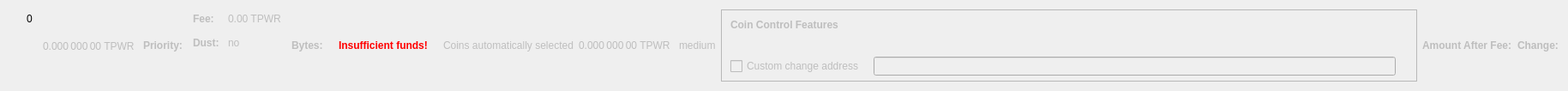
    <widget class="QWidget" name="dummyHideWidget" native="true">
     <property name="maximumSize">
      <size>
       <width>100</width>
       <height>22</height>
      </size>
     </property>
     <layout class="QHBoxLayout" name="dummyHideLayout">
      <item>
       <layout class="QFormLayout" name="formLayoutCoinControl1">
        <property name="horizontalSpacing">
         <number>10</number>
        </property>
        <property name="verticalSpacing">
         <number>14</number>
        </property>
        <property name="leftMargin">
         <number>10</number>
        </property>
        <property name="topMargin">
         <number>4</number>
        </property>
        <property name="rightMargin">
         <number>6</number>
        </property>
        <item row="0" column="1">
         <widget class="QLabel" name="labelCoinControlBytes">
          <property name="cursor">
           <cursorShape>IBeamCursor</cursorShape>
          </property>
          <property name="contextMenuPolicy">
           <enum>Qt::ActionsContextMenu</enum>
          </property>
          <property name="text">
           <string notr="true">0</string>
          </property>
          <property name="textInteractionFlags">
           <set>Qt::LinksAccessibleByMouse|Qt::TextSelectableByKeyboard|Qt::TextSelectableByMouse</set>
          </property>
         </widget>
        </item>
       </layout>
      </item>
      <item>
       <widget class="QLabel" name="labelCoinControlAfterFee">
        <property name="enabled">
         <bool>false</bool>
        </property>
        <property name="sizePolicy">
         <sizepolicy hsizetype="Fixed" vsizetype="Fixed">
          <horstretch>0</horstretch>
          <verstretch>0</verstretch>
         </sizepolicy>
        </property>
        <property name="minimumSize">
         <size>
          <width>111</width>
          <height>12</height>
         </size>
        </property>
        <property name="maximumSize">
         <size>
          <width>111</width>
          <height>12</height>
         </size>
        </property>
        <property name="cursor">
         <cursorShape>IBeamCursor</cursorShape>
        </property>
        <property name="contextMenuPolicy">
         <enum>Qt::ActionsContextMenu</enum>
        </property>
        <property name="text">
         <string notr="true">0.000 000 00 TPWR</string>
        </property>
        <property name="textInteractionFlags">
         <set>Qt::LinksAccessibleByMouse|Qt::TextSelectableByKeyboard|Qt::TextSelectableByMouse</set>
        </property>
       </widget>
      </item>
      <item>
       <widget class="QLabel" name="labelCoinControlPriorityText">
        <property name="enabled">
         <bool>false</bool>
        </property>
        <property name="font">
         <font>
          <weight>75</weight>
          <bold>true</bold>
         </font>
        </property>
        <property name="text">
         <string>Priority:</string>
        </property>
       </widget>
      </item>
      <item>
       <layout class="QHBoxLayout" name="horizontalLayout"/>
      </item>
      <item>
       <layout class="QFormLayout" name="formLayoutCoinControl3">
        <property name="horizontalSpacing">
         <number>10</number>
        </property>
        <property name="verticalSpacing">
         <number>14</number>
        </property>
        <property name="leftMargin">
         <number>6</number>
        </property>
        <property name="topMargin">
         <number>4</number>
        </property>
        <property name="rightMargin">
         <number>6</number>
        </property>
        <item row="0" column="0">
         <widget class="QLabel" name="labelCoinControlFeeText">
          <property name="enabled">
           <bool>false</bool>
          </property>
          <property name="font">
           <font>
            <weight>75</weight>
            <bold>true</bold>
           </font>
          </property>
          <property name="text">
           <string>Fee:</string>
          </property>
          <property name="margin">
           <number>0</number>
          </property>
         </widget>
        </item>
        <item row="0" column="1">
         <widget class="QLabel" name="labelCoinControlFee">
          <property name="enabled">
           <bool>false</bool>
          </property>
          <property name="cursor">
           <cursorShape>IBeamCursor</cursorShape>
          </property>
          <property name="contextMenuPolicy">
           <enum>Qt::ActionsContextMenu</enum>
          </property>
          <property name="text">
           <string notr="true">0.00 TPWR</string>
          </property>
          <property name="textInteractionFlags">
           <set>Qt::LinksAccessibleByMouse|Qt::TextSelectableByKeyboard|Qt::TextSelectableByMouse</set>
          </property>
         </widget>
        </item>
        <item row="1" column="0">
         <widget class="QLabel" name="labelCoinControlLowOutputText">
          <property name="enabled">
           <bool>false</bool>
          </property>
          <property name="font">
           <font>
            <weight>75</weight>
            <bold>true</bold>
           </font>
          </property>
          <property name="text">
           <string>Dust:</string>
          </property>
         </widget>
        </item>
        <item row="1" column="1">
         <widget class="QLabel" name="labelCoinControlLowOutput">
          <property name="enabled">
           <bool>false</bool>
          </property>
          <property name="cursor">
           <cursorShape>IBeamCursor</cursorShape>
          </property>
          <property name="contextMenuPolicy">
           <enum>Qt::ActionsContextMenu</enum>
          </property>
          <property name="text">
           <string>no</string>
          </property>
          <property name="textInteractionFlags">
           <set>Qt::LinksAccessibleByMouse|Qt::TextSelectableByKeyboard|Qt::TextSelectableByMouse</set>
          </property>
         </widget>
        </item>
       </layout>
      </item>
      <item>
       <widget class="QLabel" name="labelCoinControlBytesText">
        <property name="enabled">
         <bool>false</bool>
        </property>
        <property name="font">
         <font>
          <weight>75</weight>
          <bold>true</bold>
         </font>
        </property>
        <property name="text">
         <string>Bytes:</string>
        </property>
       </widget>
      </item>
      <item>
       <layout class="QFormLayout" name="formLayoutCoinControl2">
        <property name="horizontalSpacing">
         <number>10</number>
        </property>
        <property name="verticalSpacing">
         <number>14</number>
        </property>
        <property name="leftMargin">
         <number>6</number>
        </property>
        <property name="topMargin">
         <number>4</number>
        </property>
        <property name="rightMargin">
         <number>6</number>
        </property>
       </layout>
      </item>
      <item>
       <layout class="QHBoxLayout" name="horizontalLayoutCoinControl2">
        <property name="spacing">
         <number>8</number>
        </property>
        <property name="bottomMargin">
         <number>10</number>
        </property>
       </layout>
      </item>
      <item>
       <widget class="QLabel" name="labelCoinControlInsuffFunds">
        <property name="enabled">
         <bool>false</bool>
        </property>
        <property name="minimumSize">
         <size>
          <width>0</width>
          <height>0</height>
         </size>
        </property>
        <property name="font">
         <font>
          <weight>75</weight>
          <bold>true</bold>
         </font>
        </property>
        <property name="styleSheet">
         <string notr="true">color:red;font-weight:bold;</string>
        </property>
        <property name="text">
         <string>Insufficient funds!</string>
        </property>
        <property name="margin">
         <number>5</number>
        </property>
       </widget>
      </item>
      <item>
       <layout class="QFormLayout" name="formLayoutCoinControl4">
        <property name="horizontalSpacing">
         <number>10</number>
        </property>
        <property name="verticalSpacing">
         <number>14</number>
        </property>
        <property name="leftMargin">
         <number>6</number>
        </property>
        <property name="topMargin">
         <number>4</number>
        </property>
        <property name="rightMargin">
         <number>6</number>
        </property>
       </layout>
      </item>
      <item>
       <widget class="QLabel" name="labelCoinControlAutomaticallySelected">
        <property name="enabled">
         <bool>false</bool>
        </property>
        <property name="sizePolicy">
         <sizepolicy hsizetype="Fixed" vsizetype="Fixed">
          <horstretch>0</horstretch>
          <verstretch>0</verstretch>
         </sizepolicy>
        </property>
        <property name="minimumSize">
         <size>
          <width>0</width>
          <height>0</height>
         </size>
        </property>
        <property name="maximumSize">
         <size>
          <width>240</width>
          <height>16777215</height>
         </size>
        </property>
        <property name="text">
         <string>Coins automatically selected</string>
        </property>
        <property name="margin">
         <number>5</number>
        </property>
       </widget>
      </item>
      <item>
       <widget class="QLabel" name="labelCoinControlChange">
        <property name="enabled">
         <bool>false</bool>
        </property>
        <property name="sizePolicy">
         <sizepolicy hsizetype="Fixed" vsizetype="Fixed">
          <horstretch>0</horstretch>
          <verstretch>0</verstretch>
         </sizepolicy>
        </property>
        <property name="minimumSize">
         <size>
          <width>111</width>
          <height>0</height>
         </size>
        </property>
        <property name="maximumSize">
         <size>
          <width>111</width>
          <height>16777215</height>
         </size>
        </property>
        <property name="cursor">
         <cursorShape>IBeamCursor</cursorShape>
        </property>
        <property name="contextMenuPolicy">
         <enum>Qt::ActionsContextMenu</enum>
        </property>
        <property name="text">
         <string notr="true">0.000 000 00 TPWR</string>
        </property>
        <property name="textInteractionFlags">
         <set>Qt::LinksAccessibleByMouse|Qt::TextSelectableByKeyboard|Qt::TextSelectableByMouse</set>
        </property>
       </widget>
      </item>
      <item>
       <widget class="QLabel" name="labelCoinControlPriority">
        <property name="enabled">
         <bool>false</bool>
        </property>
        <property name="cursor">
         <cursorShape>IBeamCursor</cursorShape>
        </property>
        <property name="contextMenuPolicy">
         <enum>Qt::ActionsContextMenu</enum>
        </property>
        <property name="text">
         <string>medium</string>
        </property>
        <property name="textInteractionFlags">
         <set>Qt::LinksAccessibleByMouse|Qt::TextSelectableByKeyboard|Qt::TextSelectableByMouse</set>
        </property>
       </widget>
      </item>
      <item>
       <widget class="QFrame" name="frameCoinControl">
        <property name="sizePolicy">
         <sizepolicy hsizetype="Expanding" vsizetype="Expanding">
          <horstretch>0</horstretch>
          <verstretch>0</verstretch>
         </sizepolicy>
        </property>
        <property name="maximumSize">
         <size>
          <width>16777215</width>
          <height>16777215</height>
         </size>
        </property>
        <property name="frameShape">
         <enum>QFrame::StyledPanel</enum>
        </property>
        <property name="frameShadow">
         <enum>QFrame::Sunken</enum>
        </property>
        <layout class="QVBoxLayout" name="verticalLayoutCoinControl2_2">
         <property name="spacing">
          <number>0</number>
         </property>
         <property name="leftMargin">
          <number>0</number>
         </property>
         <property name="topMargin">
          <number>0</number>
         </property>
         <property name="rightMargin">
          <number>0</number>
         </property>
         <property name="bottomMargin">
          <number>6</number>
         </property>
         <item>
          <layout class="QVBoxLayout" name="verticalLayoutCoinControl" stretch="0,0,0,1">
           <property name="spacing">
            <number>0</number>
           </property>
           <property name="leftMargin">
            <number>10</number>
           </property>
           <property name="topMargin">
            <number>10</number>
           </property>
           <item>
            <layout class="QHBoxLayout" name="horizontalLayoutCoinControl1">
             <property name="bottomMargin">
              <number>15</number>
             </property>
             <item>
              <widget class="QLabel" name="labelCoinControlFeatures">
               <property name="enabled">
                <bool>false</bool>
               </property>
               <property name="sizePolicy">
                <sizepolicy hsizetype="Preferred" vsizetype="Maximum">
                 <horstretch>0</horstretch>
                 <verstretch>0</verstretch>
                </sizepolicy>
               </property>
               <property name="font">
                <font>
                 <weight>75</weight>
                 <bold>true</bold>
                </font>
               </property>
               <property name="styleSheet">
                <string notr="true">font-weight:bold;</string>
               </property>
               <property name="text">
                <string>Coin Control Features</string>
               </property>
              </widget>
             </item>
            </layout>
           </item>
           <item>
            <widget class="QWidget" name="widgetCoinControl" native="true">
             <property name="sizePolicy">
              <sizepolicy hsizetype="Preferred" vsizetype="Preferred">
               <horstretch>0</horstretch>
               <verstretch>0</verstretch>
              </sizepolicy>
             </property>
             <property name="minimumSize">
              <size>
               <width>0</width>
               <height>0</height>
              </size>
             </property>
             <property name="styleSheet">
              <string notr="true"/>
             </property>
             <layout class="QHBoxLayout" name="horizontalLayoutCoinControl5_2">
              <property name="leftMargin">
               <number>0</number>
              </property>
              <property name="topMargin">
               <number>0</number>
              </property>
              <property name="rightMargin">
               <number>0</number>
              </property>
              <property name="bottomMargin">
               <number>0</number>
              </property>
              <item>
               <layout class="QHBoxLayout" name="horizontalLayoutCoinControl3">
                <property name="spacing">
                 <number>20</number>
                </property>
                <property name="topMargin">
                 <number>0</number>
                </property>
                <property name="bottomMargin">
                 <number>10</number>
                </property>
               </layout>
              </item>
             </layout>
            </widget>
           </item>
           <item>
            <layout class="QHBoxLayout" name="horizontalLayoutCoinControl4" stretch="0,0,0">
             <property name="spacing">
              <number>12</number>
             </property>
             <property name="sizeConstraint">
              <enum>QLayout::SetDefaultConstraint</enum>
             </property>
             <property name="topMargin">
              <number>5</number>
             </property>
             <property name="rightMargin">
              <number>5</number>
             </property>
             <item>
              <widget class="QCheckBox" name="checkBoxCoinControlChange">
               <property name="enabled">
                <bool>false</bool>
               </property>
               <property name="toolTip">
                <string>If this is activated, but the change address is empty or invalid, change will be sent to a newly generated address.</string>
               </property>
               <property name="text">
                <string>Custom change address</string>
               </property>
              </widget>
             </item>
             <item>
              <widget class="QValidatedLineEdit" name="lineEditCoinControlChange">
               <property name="enabled">
                <bool>false</bool>
               </property>
               <property name="sizePolicy">
                <sizepolicy hsizetype="Expanding" vsizetype="Fixed">
                 <horstretch>0</horstretch>
                 <verstretch>0</verstretch>
                </sizepolicy>
               </property>
              </widget>
             </item>
             <item>
              <widget class="QLabel" name="labelCoinControlChangeLabel_2">
               <property name="sizePolicy">
                <sizepolicy hsizetype="Preferred" vsizetype="Expanding">
                 <horstretch>0</horstretch>
                 <verstretch>0</verstretch>
                </sizepolicy>
               </property>
               <property name="minimumSize">
                <size>
                 <width>0</width>
                 <height>0</height>
                </size>
               </property>
               <property name="text">
                <string/>
               </property>
               <property name="margin">
                <number>3</number>
               </property>
              </widget>
             </item>
            </layout>
           </item>
           <item>
            <spacer name="verticalSpacerCoinControl">
             <property name="orientation">
              <enum>Qt::Vertical</enum>
             </property>
             <property name="sizeHint" stdset="0">
              <size>
               <width>800</width>
               <height>1</height>
              </size>
             </property>
            </spacer>
           </item>
          </layout>
         </item>
        </layout>
       </widget>
      </item>
      <item>
       <widget class="QLabel" name="labelCoinControlAfterFeeText">
        <property name="enabled">
         <bool>false</bool>
        </property>
        <property name="minimumSize">
         <size>
          <width>0</width>
          <height>0</height>
         </size>
        </property>
        <property name="maximumSize">
         <size>
          <width>16777215</width>
          <height>16777215</height>
         </size>
        </property>
        <property name="font">
         <font>
          <weight>75</weight>
          <bold>true</bold>
         </font>
        </property>
        <property name="text">
         <string>Amount After Fee:</string>
        </property>
        <property name="alignment">
         <set>Qt::AlignLeading|Qt::AlignLeft|Qt::AlignVCenter</set>
        </property>
        <property name="margin">
         <number>0</number>
        </property>
       </widget>
      </item>
      <item>
       <widget class="QLabel" name="labelCoinControlChangeText">
        <property name="enabled">
         <bool>false</bool>
        </property>
        <property name="sizePolicy">
         <sizepolicy hsizetype="Preferred" vsizetype="Preferred">
          <horstretch>0</horstretch>
          <verstretch>0</verstretch>
         </sizepolicy>
        </property>
        <property name="minimumSize">
         <size>
          <width>0</width>
          <height>0</height>
         </size>
        </property>
        <property name="maximumSize">
         <size>
          <width>16777215</width>
          <height>16777215</height>
         </size>
        </property>
        <property name="font">
         <font>
          <weight>75</weight>
          <bold>true</bold>
         </font>
        </property>
        <property name="text">
         <string>Change:</string>
        </property>
        <property name="alignment">
         <set>Qt::AlignLeading|Qt::AlignLeft|Qt::AlignVCenter</set>
        </property>
       </widget>
      </item>
     </layout>
    </widget>
